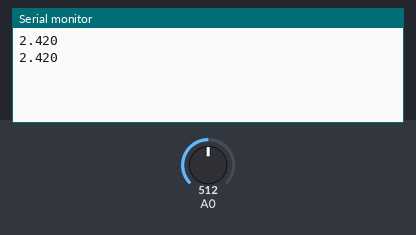
Bench run of a sketch on a simulated Arduino Uno, built with avr-gcc and run on an emulated ATmega328P. Shown: the last lines printed to the serial monitor. The inputs (shaded band) are chosen by the test bench; at power-on: A0 = 512.

Above: at 1.8 s.
1.9 s: A0 set to 716
At 2.8 s:
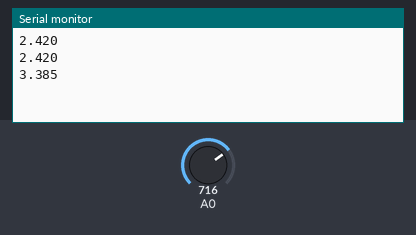
3.4 s: A0 set to 900
At 4.8 s:
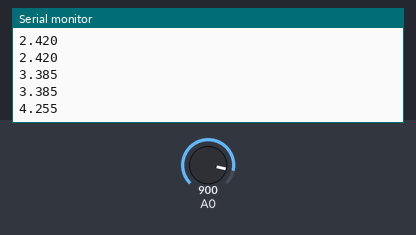
Timing chart, 0 to 6.4 s (numbered marks = the images above; inputs shaded):
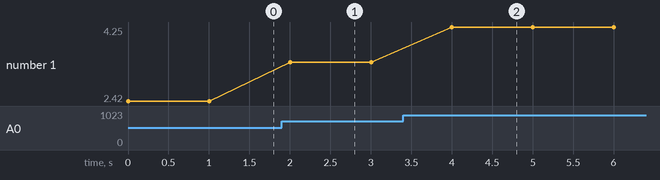

The sketch:

voltmeter101-5.ino
```cpp
/*
 * Purpose: Using the analog-to-digital converter - measure AVCC.
 * Board: Arduino UNO
 * IDE: 1.8.19
 *
 * Usage: open the serial monitor and observe the results.
 *
 * By: Clemens Valens
 * Date: 5/9/2022
 */

const float R1i = 10; // kilo-ohm (ideal)
const float R1 = 9.999; // kilo-ohm
const float R2i = 22; // kilo-ohm (ideal)
const float R2 = 22.145; // kilo-ohm

const float K = (R1/(R1+R2)) / (R1i/(R1i+R2i));

const float AVCC = 4.863; // volt

void setup(void)
{
  Serial.begin(115200);
}

void loop(void)
{
  float Vin = K * ((float)analogRead(A0)/1024)*AVCC;
  Serial.println(Vin,3);
  delay(1000);
}
```

Measured:
- after the input at 1.9 s, the serial monitor: prints a new line after 0.10 s (image 1)
- after the input at 3.4 s, the serial monitor: prints a new line after 0.60 s (image 2)
- plotted number 1: 2.42 → 3.38 after the input at 1.9 s, 3.38 → 4.25 after the input at 3.4 s
